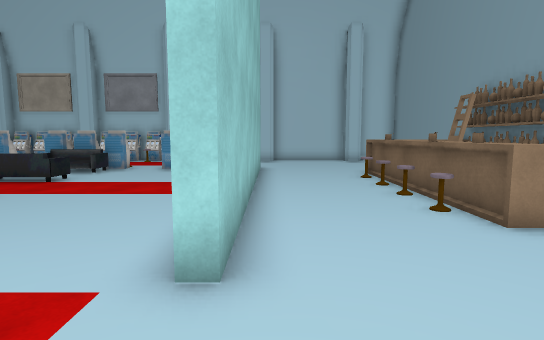
[1] (above)

16 first-person views from a walk through a 3-D level made in the Unity game engine. The camera is 1.4 m above the floor, tilts 6° down and sees 80° across. The floor is counted in squares, 1 m on a side. Each view is taken from the middle of a square. On the plan, view 1 faces up. The plan holds only what a view shows up to about 15 squares ahead; the rest is blank. The player is left out. Some animated figures are not drawn. Some surface patterns are stand-ins.

[2]
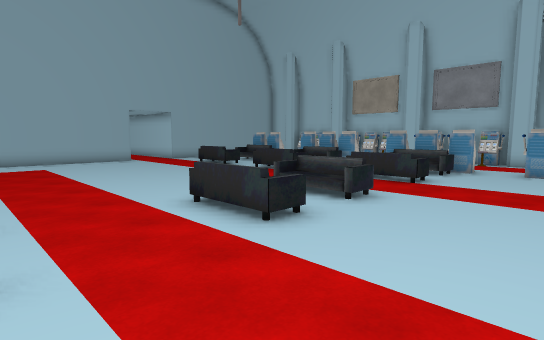

[3]
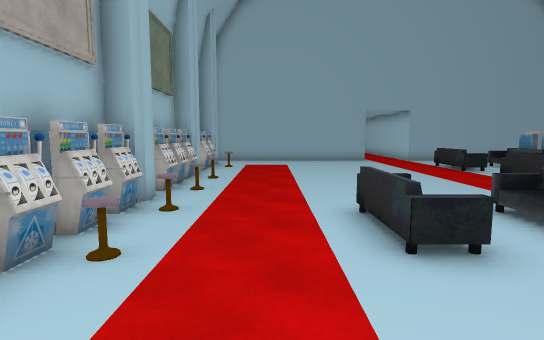

[4]
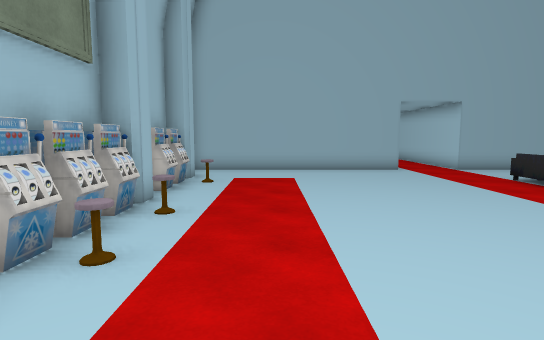

[5]
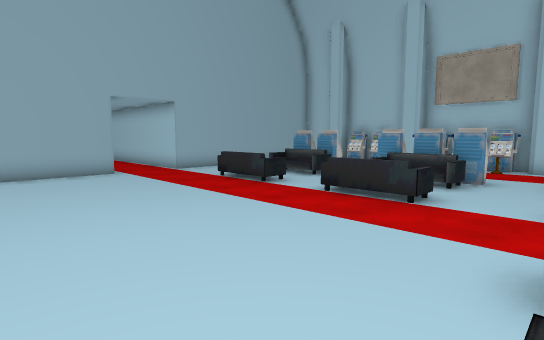

[6]
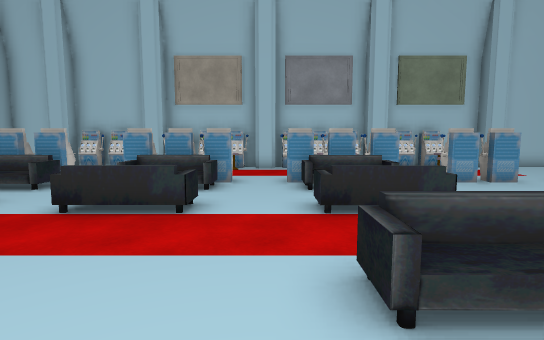

[7]
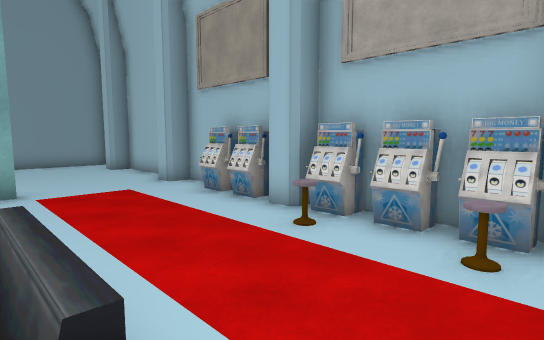

[8]
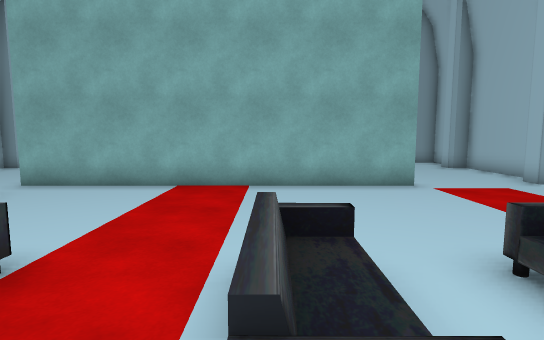

[9]
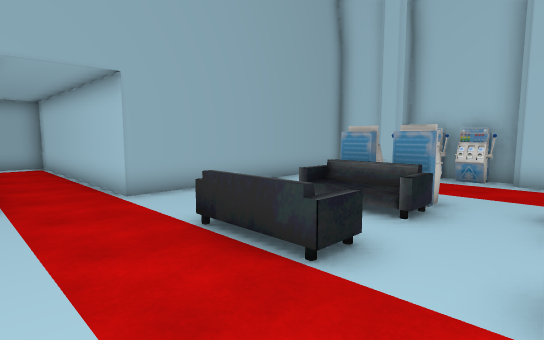

[10]
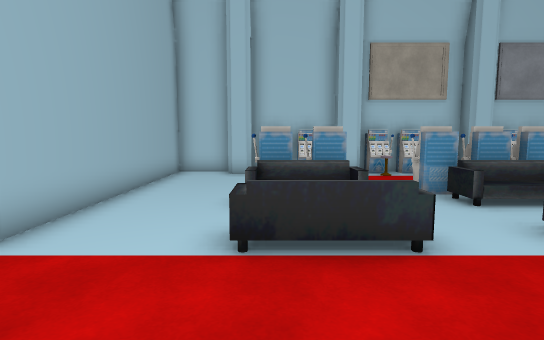

[11]
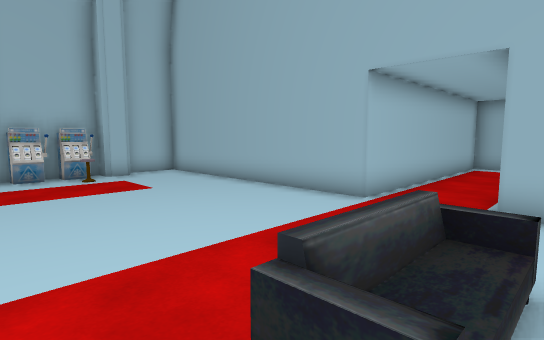

[12]
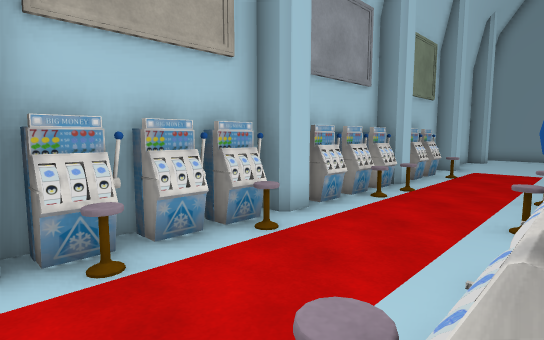

[13]
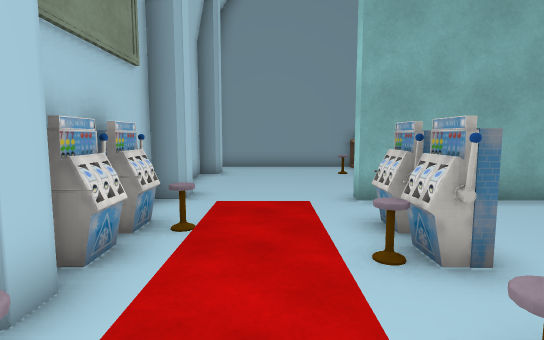

[14]
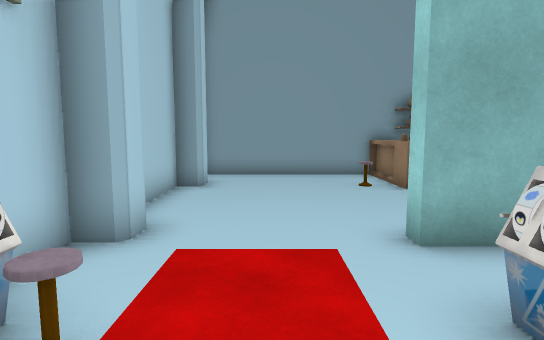

[15]
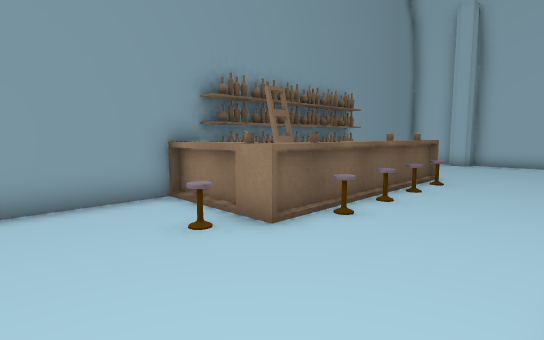

[16]
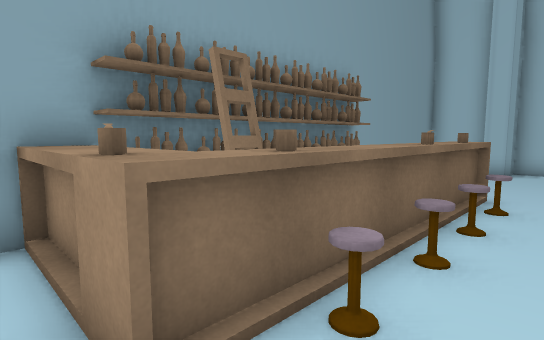

### Floor plan
Points are (right, up) in squares from view 1. A wall is a line through its corners. A room is listed if a view was taken in it or the views show most of it. See-through windows are left out.
Room 1 (views 1, 2, 3, 4, 5, 6, 7, 8, 9, 10, 11, 12, 13, 14, 15, 16)
walls: (-0.9, 14.1) (-0.5, 14.1) (-0.5, 3) (-0.9, 3) (-0.9, 14.1); (-9.9, 18) (-10.6, 18); (-5.1, 18) (-5.9, 18) (-5.9, 18.7) (-6.6, 18.7); (-9.5, 18.7) (-11.6, 18.7); (-10.5, -0.8) (-9.9, -0.8) (-9.9, -1.5) (-5.9, -1.5) (-5.9, -0.8) (-5.1, -0.8); (-4.5, -1.5) (-0.9, -1.5) (-0.9, -0.8) (0, -0.8); (-14.7, 18.8) (-14.7, 18) (-15.5, 18); (0, 18) (-0.9, 18) (-0.9, 18.7) (-2.6, 18.7); (-15.6, 18.7) (-16.5, 18.7); (-15.5, -0.8) (-14.7, -0.8) (-14.7, -1.5) (-12.1, -1.5); (0.9, -1.5) (4.1, -1.5) (4.1, -0.8) (4.9, -0.8); (-18.8, 18.8) (-18.8, 18) (-19.5, 18); (-19.5, -0.8) (-18.8, -0.8) (-18.8, -1.5) (-16, -1.5); (-19.6, 18.7) (-21.6, 18.7) (-21.6, 9.9) (-30.8, 9.9) (-30.8, 7.3) (-21.6, 7.3) (-21.6, -1.5) (-19.9, -1.5); (4.9, 18) (4.1, 18) (4.1, 18.7) (0.9, 18.7); (5, -1.5) (7, -1.5); (7, -1) (7, 18.5)
objects: other object (-18, -1); other object (-18, 0); sofa (-18, 10) to (-16, 10); other object (-18, 14); other object (-18, 18) to (-18, 19); other object (-17, -1) to (-16, -1); other object (-17, 14) to (-16, 14); other object (-17, 18) to (-16, 19); sofa (-16, 12); other object (-14, -1); other object (-14, 0); sofa (-14, 10) to (-12, 11); other object (-14, 14); other object (-14, 15); other object (-14, 17) to (-14, 18); other object (-14, 19); other object (-13, -1); other object (-13, 14); other object (-13, 18) to (-13, 19); other object (-12, -1) to (-11, -1); other object (-12, 0); sofa (-12, 12); other object (-12, 14) to (-11, 14); other object (-12, 17) to (-12, 18); other object (-12, 18) to (-11, 19); other object (-10, 14) to (-9, 14); other object (-9, -1); other object (-9, 0); sofa (-9, 4); sofa (-9, 6); sofa (-9, 10) to (-7, 10); sofa (-9, 12); other object (-9, 15); other object (-9, 18) to (-9, 19); other object (-8, -1); other object (-8, 14); other object (-8, 17) to (-8, 18); other object (-8, 19); other object (-7, -1); other object (-7, 0); other object (-7, 14) to (-6, 14); other object (-7, 15); other object (-7, 17); other object (-7, 18) to (-7, 19); other object (-5, 14) to (-4, 14); other object (-4, -1); other object (-4, 15); other object (-4, 18) to (-4, 19); other object (-3, -1); other object (-3, 14); other object (-3, 17); other object (-3, 18) to (-3, 19); other object (3, 6); other object (3, 8); other object (3, 9); other object (3, 11); other object (4, 5); other object (4, 6); other object (4, 7); other object (4, 8); other object (4, 9) to (4, 10); other object (4, 11) to (4, 12); other object (4, 13); other object (5, 10) to (6, 12); other object (7, 7)

Positions as (right, up) in squares from view 1, and headings:
1: (0, 0), facing up
2: (-3, 0), facing up-left
3: (-3, 2), facing left
4: (-8, 2), facing left
5: (-9, 3), facing up-left
6: (-10, 4), facing up
7: (-10, 4), facing down-right
8: (-10, 7), facing right
9: (-14, 7), facing up-left
10: (-18, 6), facing up
11: (-15, 11), facing down-left
12: (-15, 14), facing up-right
13: (-8, 16), facing right
14: (-5, 16), facing right
15: (0, 16), facing down-right
16: (2, 13), facing down-right
